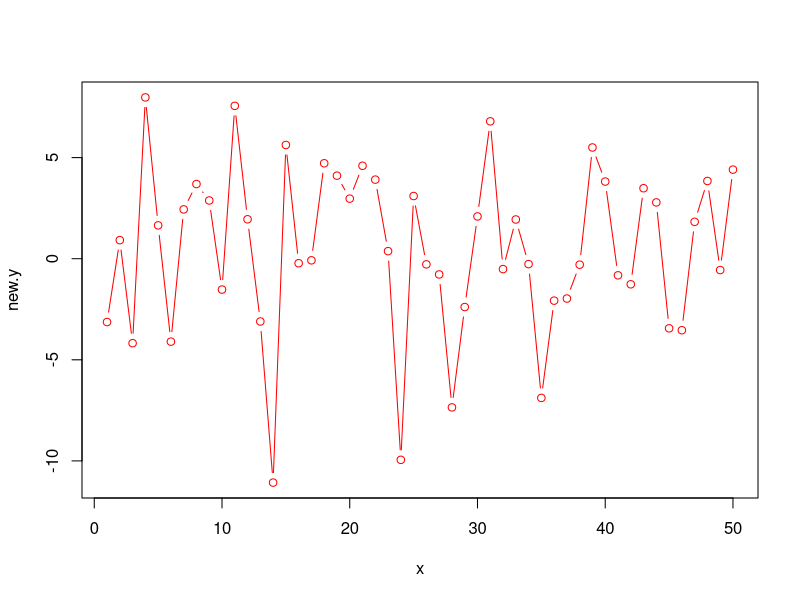

Source code (R):
## ---- chunk 1
getwd()
## ---- chunk 2
PlotNoisyData <- function(x, y, ...) {
  new.y <- y + rnorm(length(y), 0, 5)
  plot(x, new.y, ...)
}
## ---- chunk 3
set.seed(1)
## ---- chunk 4
PlotNoisyData(x = 1:50, y = rep(0, 50), type = "b", col = "red")
